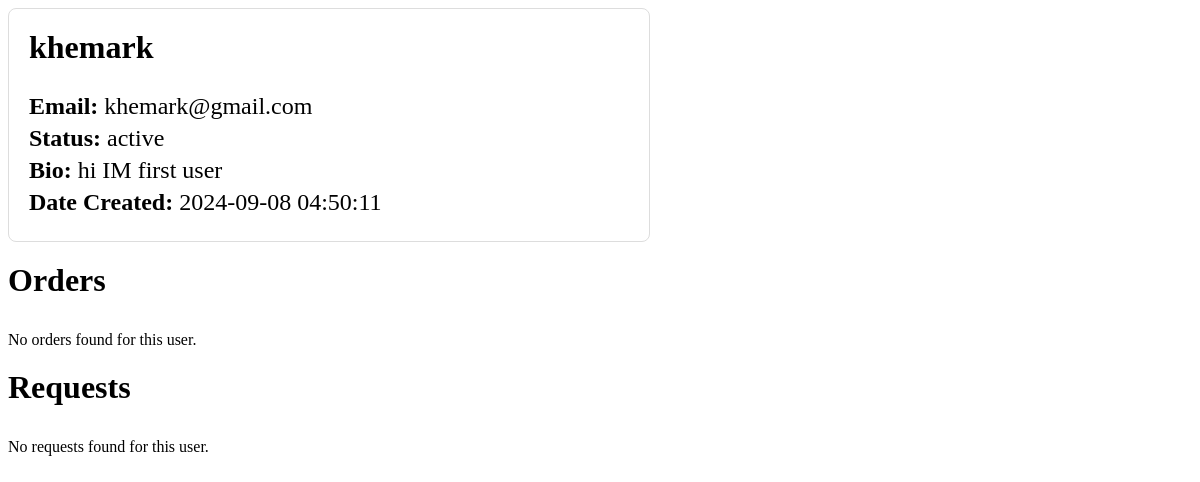
The app's page /admin/fetch_user_details.php?user_id=1, older data.
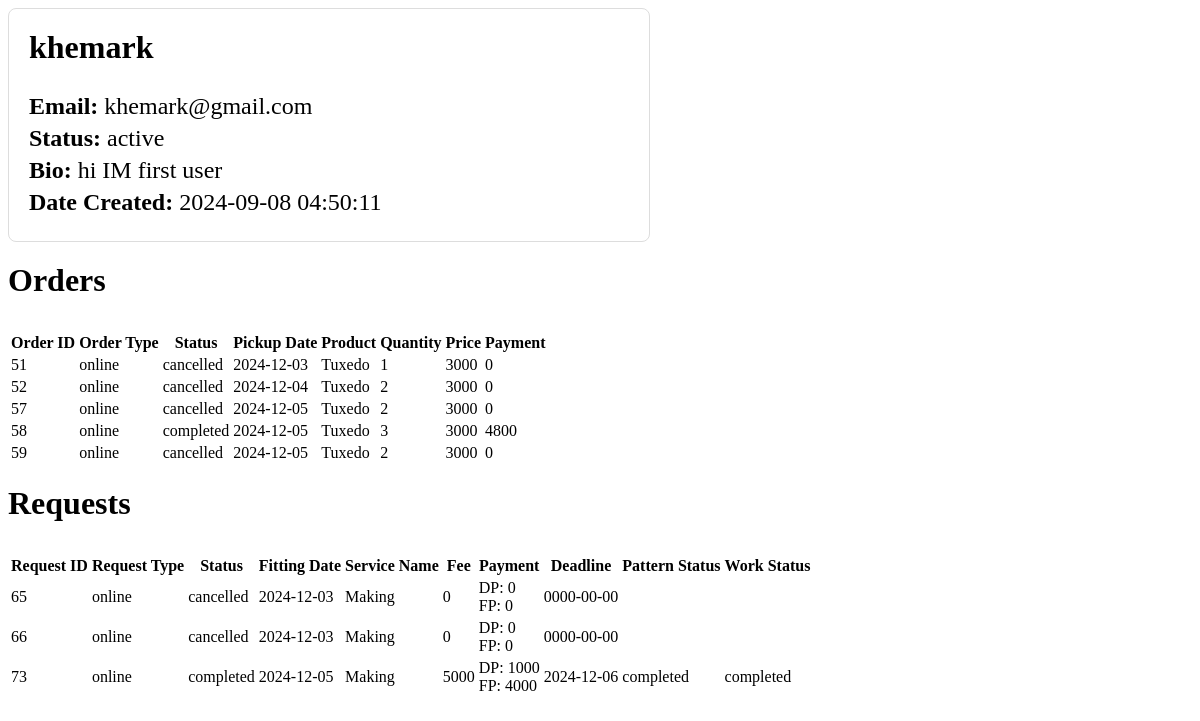
The same page, newer data.
### tables this page shows
CREATE TABLE `royale_product_order_tbl` (
  `order_id` int(11) NOT NULL,
  `user_id` int(11) NOT NULL,
  `order_type` varchar(255) NOT NULL,
  `order_variation` varchar(255) NOT NULL,
  `order_status` varchar(255) NOT NULL,
  `user_name` varchar(255) NOT NULL,
  `user_contact_number` varchar(255) NOT NULL,
  `user_gender` varchar(255) NOT NULL,
  `user_email` varchar(255) NOT NULL,
  `user_address` text NOT NULL,
  `pickup_date` date NOT NULL,
  `pickup_time` time NOT NULL,
  `product_days_of_rent` int(255) NOT NULL,
  `product_id` int(255) NOT NULL,
  `product_name` varchar(255) NOT NULL,
  `product_type` varchar(255) NOT NULL,
  `product_gender` varchar(255) NOT NULL,
  `product_size` varchar(255) NOT NULL,
  `product_quantity` bigint(255) NOT NULL,
  `product_price` bigint(255) NOT NULL,
  `product_rent_price` bigint(255) NOT NULL,
  `product_photo` varchar(255) NOT NULL,
  `payment` bigint(255) NOT NULL,
  `payment_date` date NOT NULL,
  `cancellation_reason` text NOT NULL,
  `datetime_order` datetime NOT NULL
);

CREATE TABLE `royale_request_tbl` (
  `request_id` int(11) NOT NULL,
  `request_status` varchar(255) NOT NULL,
  `request_type` varchar(255) NOT NULL,
  `user_id` bigint(255) NOT NULL,
  `service_name` varchar(255) NOT NULL,
  `name` varchar(255) NOT NULL,
  `contact_number` bigint(255) NOT NULL,
  `gender` varchar(255) NOT NULL,
  `email` varchar(255) NOT NULL,
  `address` varchar(255) NOT NULL,
  `fitting_date` date NOT NULL,
  `fitting_time` time NOT NULL,
  `photo` varchar(255) NOT NULL,
  `message` text NOT NULL,
  `fee` bigint(255) NOT NULL,
  `measurement` text NOT NULL,
  `deadline` date NOT NULL,
  `special_group` varchar(255) NOT NULL,
  `assigned_pattern_cutter` varchar(255) NOT NULL,
  `assigned_tailor` varchar(255) NOT NULL,
  `balance` bigint(255) NOT NULL,
  `down_payment` bigint(255) NOT NULL,
  `down_payment_date` date NOT NULL,
  `pattern_status` text NOT NULL,
  `pattern_completed_datetime` datetime NOT NULL,
  `work_status` varchar(255) NOT NULL,
  `work_completed_datetime` datetime NOT NULL,
  `final_payment` bigint(255) NOT NULL,
  `final_payment_date` date NOT NULL,
  `cancellation_reason` text NOT NULL,
  `datetime_request` datetime NOT NULL
);

### admin/fetch_user_details.php (the view, shortened to what this page needs)
<?php
require 'dbconnect.php';
if (isset($_GET['user_id'])) {
    $userId = $_GET['user_id'];
    $stmt = $conn->prepare("SELECT * FROM royale_user_tbl WHERE user_id = ?");
    $stmt->bind_param("i", $userId);
    $stmt->execute();
    $userResult = $stmt->get_result()->fetch_assoc();
    $orderStmt = $conn->prepare("SELECT * FROM royale_product_order_tbl WHERE user_id = ?");
    $orderStmt->bind_param("i", $userId);
    $orderStmt->execute();
    $orders = $orderStmt->get_result()->fetch_all(MYSQLI_ASSOC);
    $requestStmt = $conn->prepare("SELECT * FROM royale_request_tbl WHERE user_id = ?");
    $requestStmt->bind_param("i", $userId);
    $requestStmt->execute();
    $requests = $requestStmt->get_result()->fetch_all(MYSQLI_ASSOC);
    if ($userResult) {
        echo "<div class='user-info'>";
        echo "<h2>" . htmlspecialchars($userResult['user_name']) . "</h2>";
        echo "<p><strong>Email:</strong> " . htmlspecialchars($userResult['user_email']) . "</p>";
        echo "<p><strong>Status:</strong> " . htmlspecialchars($userResult['user_status']) . "</p>";
        echo "<p><strong>Bio:</strong> " . htmlspecialchars($userResult['user_bio']) . "</p>";
        echo "<p><strong>Date Created:</strong> " . htmlspecialchars($userResult['date_created']) . "</p>";
        echo "</div>";
    } else {
        echo "<p>User not found.</p>";
    }
    echo "<h3 style='margin-top: 20px;'>Orders</h3>";
    if (!empty($orders)) {
        echo "<table>";
        echo "<thead>
                <tr>
                    <th>Order ID</th>
                    <th>Order Type</th>
                    <th>Status</th>
                    <th>Pickup Date</th>
                    <th>Product</th>
                    <th>Quantity</th>
                    <th>Price</th>
                    <th>Payment</th>
                </tr>
              </thead>";
        echo "<tbody>";
        foreach ($orders as $order) {
            echo "<tr>
                    <td>" . htmlspecialchars($order['order_id']) . "</td>
                    <td>" . htmlspecialchars($order['order_type']) . "</td>
                    <td>" . htmlspecialchars($order['order_status']) . "</td>
                    <td>" . htmlspecialchars($order['pickup_date']) . "</td>
                    <td>" . htmlspecialchars($order['product_name']) . "</td>
                    <td>" . htmlspecialchars($order['product_quantity']) . "</td>
                    <td>" . htmlspecialchars($order['product_price']) . "</td>
                    <td>" . htmlspecialchars($order['payment']) . "</td>
                  </tr>";
        }
        echo "</tbody></table>";
    } else {
        echo "<p>No orders found for this user.</p>";
    }
    echo "<h3 style='margin-top: 20px;'>Requests</h3>";
    if (!empty($requests)) {
        echo "<table>";
        echo "<thead>
                <tr>
                    <th>Request ID</th>
                    <th>Request Type</th>
                    <th>Status</th>
                    <th>Fitting Date</th>
                    <th>Service Name</th>
                    <th>Fee</th>
                    <th>Payment</th>
                    <th>Deadline</th>
                    <th>Pattern Status</th>
                    <th>Work Status</th>
                </tr>
              </thead>";
        echo "<tbody>";
        foreach ($requests as $request) {
            echo "<tr>
                    <td>" . htmlspecialchars($request['request_id']) . "</td>
                    <td>" . htmlspecialchars($request['request_type']) . "</td>
                    <td>" . htmlspecialchars($request['request_status']) . "</td>
                    <td>" . htmlspecialchars($request['fitting_date']) . "</td>
                    <td>" . htmlspecialchars($request['service_name']) . "</td>
                    <td>" . htmlspecialchars($request['fee']) . "</td>
                    <td>
                        DP: " . htmlspecialchars($request['down_payment']) . "<br>
                        FP: " . htmlspecialchars($request['final_payment']) . "
                    </td>
                    <td>" . htmlspecialchars($request['deadline']) . "</td>
                    <td>" . htmlspecialchars($request['pattern_status']) . "</td>
                    <td>" . htmlspecialchars($request['work_status']) . "</td>
                  </tr>";
        }
        echo "</tbody></table>";
    } else {
        echo "<p>No requests found for this user.</p>";
    }
}

Row changes from the older to the newer data that the page shows:
added royale_product_order_tbl: order_id "51", order_type "online", order_status "cancelled", pickup_date "2024-12-03", product_name "Tuxedo", product_quantity "1", product_price "3000", payment "0"
added royale_product_order_tbl: order_id "52", order_type "online", order_status "cancelled", pickup_date "2024-12-04", product_name "Tuxedo", product_quantity "2", product_price "3000", payment "0"
added royale_product_order_tbl: order_id "57", order_type "online", order_status "cancelled", pickup_date "2024-12-05", product_name "Tuxedo", product_quantity "2", product_price "3000", payment "0"
added royale_product_order_tbl: order_id "58", order_type "online", order_status "completed", pickup_date "2024-12-05", product_name "Tuxedo", product_quantity "3", product_price "3000", payment "4800"
added royale_product_order_tbl: order_id "59", order_type "online", order_status "cancelled", pickup_date "2024-12-05", product_name "Tuxedo", product_quantity "2", product_price "3000", payment "0"
added royale_request_tbl: request_id "65", request_type "online", request_status "cancelled", fitting_date "2024-12-03", service_name "Making", fee "0", down_payment "0", final_payment "0", deadline "0000-00-00"
added royale_request_tbl: request_id "66", request_type "online", request_status "cancelled", fitting_date "2024-12-03", service_name "Making", fee "0", down_payment "0", final_payment "0", deadline "0000-00-00"
added royale_request_tbl: request_id "73", request_type "online", request_status "completed", fitting_date "2024-12-05", service_name "Making", fee "5000", down_payment "1000", final_payment "4000", deadline "2024-12-06", pattern_status "completed", work_status "completed"
Text that changed along with them:
text no longer shown: "No orders found for this user. No requests found for this user."
text now shown: "Order ID Order Type Status Pickup Date Product Quantity Price Payment Request ID Request Type Status Fitting Date Service Name Fee Payment Deadline Pattern Status Work Status"
